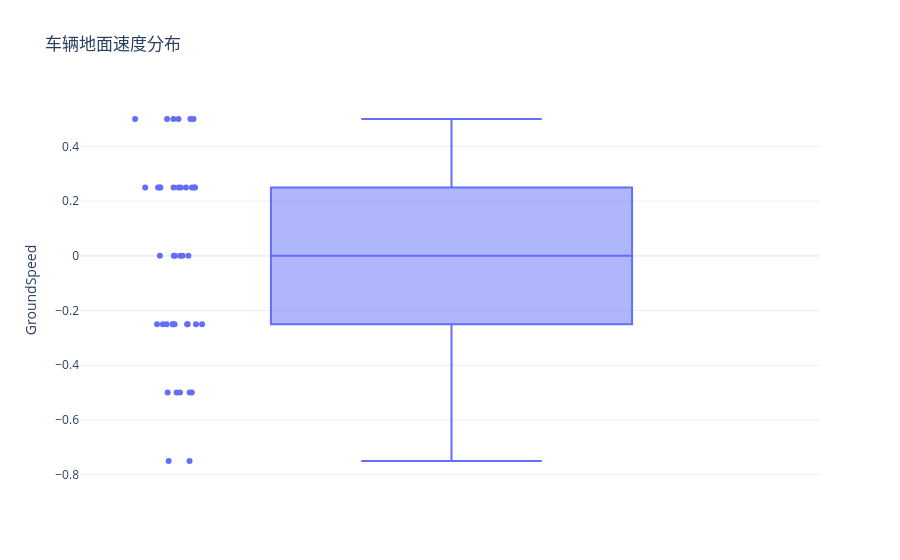

The code cell stored with this chart in its notebook:
### Code cell
def create_boxplots(df, name_col, attribute, title):
    fig = px.box(
        df, 
        y=attribute, 
        points="all", 
        hover_name=name_col,
        title=title
    )
    
    fig.update_layout(
        xaxis_title="",
        yaxis_title=attribute
    )
    
    return fig

boxplot_vehicles_speed = create_boxplots(
    vehicles_df, 
    'Vehicle', 
    'GroundSpeed', 
    '车辆地面速度分布'
)
boxplot_vehicles_speed.show()

### Figure 1 — Plotly figure (JSON) as saved in the notebook; plotly's stock layout.template omitted (floating-point values rounded to 4 significant figures)
{"data": [{"alignmentgroup": "True", "boxpoints": "all", "hovertemplate": "<b>%{hovertext}</b><br><br>GroundSpeed=%{y}<extra></extra>", "hovertext": ["Standard Kart", "Pipe Frame", "Mach 8", "Steel Driver", "Cat Cruiser", "Circuit Special", "Tri-Speeder", "Badwagon", "Prancer", "Buggybud", "Landship", "Bounder", "Sports Coupé", "Gold Kart", "GLA", "W 25 Silver Arrow", "300 SL Roadster", "Blue Falcon", "Tanooki Kart", "B Dasher", "Streetle", "P-Wing", "Koopa Clown", "Standard Bike", "Comet+", "Sport Bike+", "The Duke", "Flame Rider", "Varmint", "Mr Scooty", "Jet Bike+", "Yoshi Bike+", "Master Cycle+", "City Tripper", "Standard Quad", "Wild Wiggler", "Teddy Buggy", "Bone Rattler", "Splat Buggy", "Inkstriker"], "legendgroup": "", "marker": {"color": "#636efa"}, "name": "", "notched": false, "offsetgroup": "", "orientation": "v", "showlegend": false, "type": "box", "x0": " ", "xaxis": "x", "y": [0, -0.5, 0, 0.25, -0.25, 0.5, 0.25, 0.5, 0.25, -0.75, -0.5, 0.25, 0, 0.25, 0.5, -0.25, 0, 0.25, -0.25, 0.5, -0.5, 0.5, -0.25, -0.25, -0.25, 0.25, 0, -0.25, -0.5, -0.75, 0.25, -0.25, 0.25, -0.5, 0.5, -0.25, -0.25, 0.25, 0.25, 0], "y0": " ", "yaxis": "y"}], "layout": {"autosize": true, "boxmode": "group", "legend": {"tracegroupgap": 0}, "title": {"text": "车辆地面速度分布"}, "xaxis": {"anchor": "y", "autorange": true, "domain": [0, 1], "range": [-0.5059, 0.5], "title": {"text": ""}, "type": "category"}, "yaxis": {"anchor": "x", "autorange": true, "domain": [0, 1], "range": [-0.8194, 0.5694], "title": {"text": "GroundSpeed"}, "type": "linear"}}}
